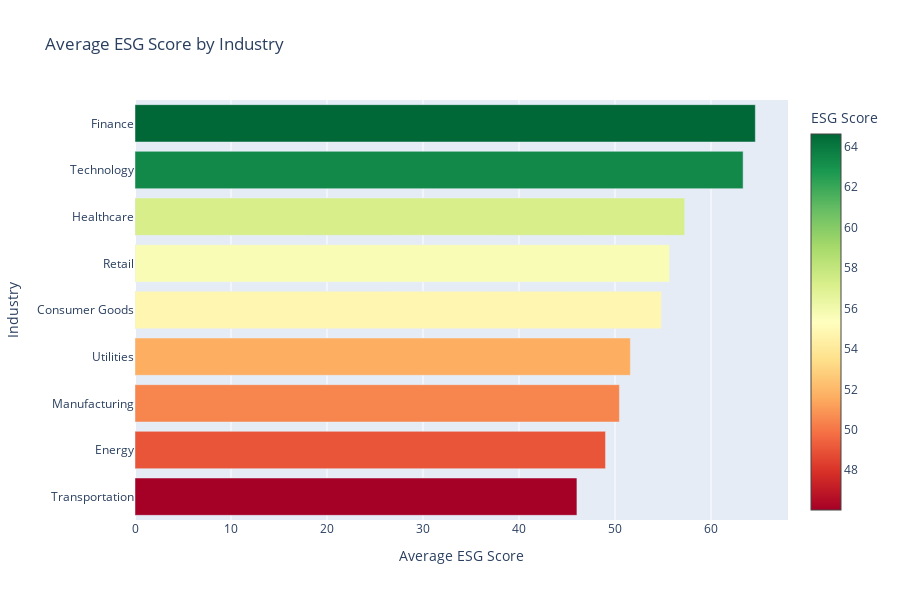

The cell this chart's notebook holds for it:
### Markdown cell above
### ESG Scoring

### Code cell
fig7 = go.Figure(go.Bar(
    x=industry_stats['ESG_Overall'].sort_values(),
    y=industry_stats['ESG_Overall'].sort_values().index,
    orientation='h',
    marker=dict(color=industry_stats['ESG_Overall'].sort_values(), 
                colorscale='RdYlGn',
                showscale=True,
                colorbar=dict(title="ESG Score"))
))
fig7.update_layout(
    title='Average ESG Score by Industry',
    xaxis_title='Average ESG Score',
    yaxis_title='Industry',
    height=600
)
fig7.show()

### Figure 1 — Plotly figure (JSON) as saved in the notebook; plotly's stock layout.template omitted (floating-point values rounded to 4 significant figures)
{"data": [{"marker": {"color": [46.03, 49.01, 50.46, 51.6, 54.83, 55.68, 57.25, 63.35, 64.62], "colorbar": {"title": {"text": "ESG Score"}}, "colorscale": [[0, "rgb(165,0,38)"], [0.1, "rgb(215,48,39)"], [0.2, "rgb(244,109,67)"], [0.3, "rgb(253,174,97)"], [0.4, "rgb(254,224,139)"], [0.5, "rgb(255,255,191)"], [0.6, "rgb(217,239,139)"], [0.7, "rgb(166,217,106)"], [0.8, "rgb(102,189,99)"], [0.9, "rgb(26,152,80)"], [1, "rgb(0,104,55)"]], "showscale": true}, "orientation": "h", "type": "bar", "x": [46.03, 49.01, 50.46, 51.6, 54.83, 55.68, 57.25, 63.35, 64.62], "y": ["Transportation", "Energy", "Manufacturing", "Utilities", "Consumer Goods", "Retail", "Healthcare", "Technology", "Finance"]}], "layout": {"height": 600, "title": {"text": "Average ESG Score by Industry"}, "xaxis": {"title": {"text": "Average ESG Score"}}, "yaxis": {"title": {"text": "Industry"}}}}
